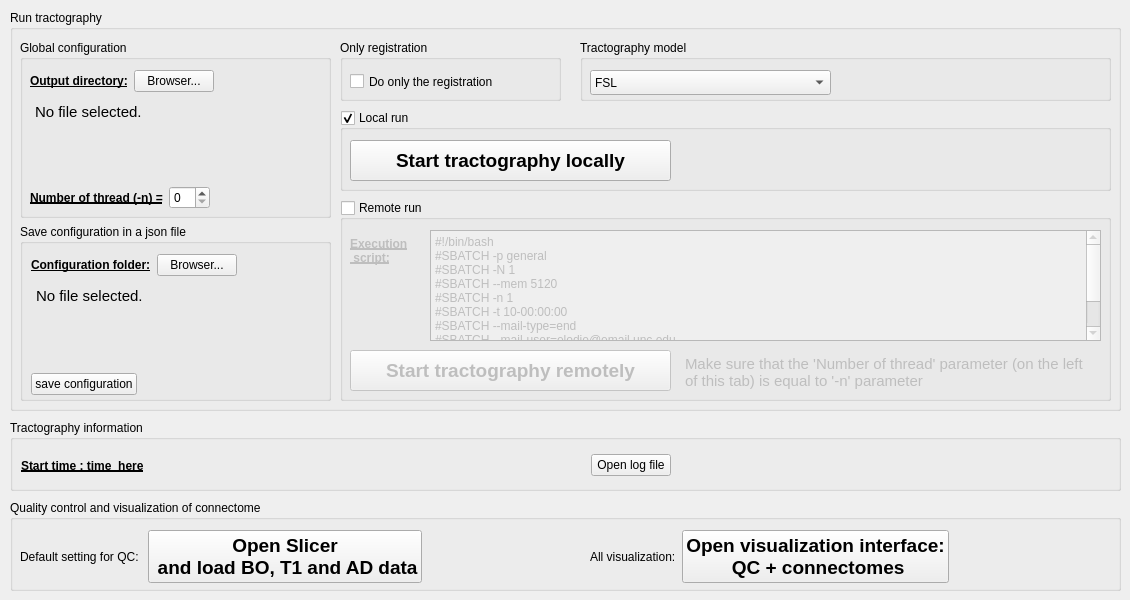
  <widget class="QWidget" name="submit_results_tab">
   <attribute name="title">
    <string>Submit job and results</string>
   </attribute>
   <widget class="QGroupBox" name="groupBox_10">
    <property name="geometry">
     <rect>
      <x>10</x>
      <y>420</y>
      <width>1111</width>
      <height>71</height>
     </rect>
    </property>
    <property name="title">
     <string>Tractography information</string>
    </property>
    <widget class="QWidget" name="layoutWidget">
     <property name="geometry">
      <rect>
       <x>11</x>
       <y>30</y>
       <width>1091</width>
       <height>31</height>
      </rect>
     </property>
     <layout class="QHBoxLayout" name="horizontalLayout_3">
      <item>
       <widget class="QLabel" name="start_time_label">
        <property name="font">
         <font>
          <weight>75</weight>
          <bold>true</bold>
          <underline>true</underline>
         </font>
        </property>
        <property name="text">
         <string>Start time : time_here</string>
        </property>
       </widget>
      </item>
      <item>
       <spacer name="horizontalSpacer_23">
        <property name="orientation">
         <enum>Qt::Horizontal</enum>
        </property>
        <property name="sizeHint" stdset="0">
         <size>
          <width>40</width>
          <height>20</height>
         </size>
        </property>
       </spacer>
      </item>
      <item>
       <widget class="QPushButton" name="open_log_file_pushButton">
        <property name="text">
         <string>Open log file</string>
        </property>
       </widget>
      </item>
      <item>
       <spacer name="horizontalSpacer_43">
        <property name="orientation">
         <enum>Qt::Horizontal</enum>
        </property>
        <property name="sizeHint" stdset="0">
         <size>
          <width>40</width>
          <height>20</height>
         </size>
        </property>
       </spacer>
      </item>
     </layout>
    </widget>
   </widget>
   <widget class="QGroupBox" name="groupBox_4">
    <property name="geometry">
     <rect>
      <x>10</x>
      <y>500</y>
      <width>1111</width>
      <height>91</height>
     </rect>
    </property>
    <property name="title">
     <string>Quality control and visualization of connectome</string>
    </property>
    <widget class="QWidget" name="layoutWidget">
     <property name="geometry">
      <rect>
       <x>10</x>
       <y>30</y>
       <width>1091</width>
       <height>54</height>
      </rect>
     </property>
     <layout class="QHBoxLayout" name="horizontalLayout_25">
      <item>
       <widget class="QLabel" name="label">
        <property name="text">
         <string>Default setting for QC: </string>
        </property>
       </widget>
      </item>
      <item>
       <widget class="QPushButton" name="open_slicer_first_interface_pushButton">
        <property name="font">
         <font>
          <pointsize>14</pointsize>
          <weight>75</weight>
          <bold>true</bold>
          <underline>false</underline>
         </font>
        </property>
        <property name="text">
         <string>Open Slicer
 and load BO, T1 and AD data</string>
        </property>
       </widget>
      </item>
      <item>
       <spacer name="horizontalSpacer_25">
        <property name="orientation">
         <enum>Qt::Horizontal</enum>
        </property>
        <property name="sizeHint" stdset="0">
         <size>
          <width>40</width>
          <height>20</height>
         </size>
        </property>
       </spacer>
      </item>
      <item>
       <widget class="QLabel" name="label_3">
        <property name="text">
         <string>All visualization:</string>
        </property>
       </widget>
      </item>
      <item>
       <widget class="QPushButton" name="open_visualisation_pushButton">
        <property name="font">
         <font>
          <pointsize>14</pointsize>
          <weight>75</weight>
          <bold>true</bold>
          <underline>false</underline>
         </font>
        </property>
        <property name="text">
         <string>Open visualization interface: 
 QC + connectomes</string>
        </property>
       </widget>
      </item>
      <item>
       <spacer name="horizontalSpacer_26">
        <property name="orientation">
         <enum>Qt::Horizontal</enum>
        </property>
        <property name="sizeHint" stdset="0">
         <size>
          <width>40</width>
          <height>20</height>
         </size>
        </property>
       </spacer>
      </item>
     </layout>
    </widget>
   </widget>
   <widget class="QGroupBox" name="groupBox">
    <property name="geometry">
     <rect>
      <x>10</x>
      <y>10</y>
      <width>1111</width>
      <height>401</height>
     </rect>
    </property>
    <property name="title">
     <string>Run tractography</string>
    </property>
    <widget class="QGroupBox" name="remote_run_groupBox">
     <property name="geometry">
      <rect>
       <x>330</x>
       <y>190</y>
       <width>771</width>
       <height>201</height>
      </rect>
     </property>
     <property name="title">
      <string>Remote run </string>
     </property>
     <property name="checkable">
      <bool>true</bool>
     </property>
     <property name="checked">
      <bool>false</bool>
     </property>
     <widget class="QPushButton" name="start_tractography_remotely_pushButton">
      <property name="geometry">
       <rect>
        <x>10</x>
        <y>150</y>
        <width>321</width>
        <height>41</height>
       </rect>
      </property>
      <property name="font">
       <font>
        <pointsize>14</pointsize>
        <weight>75</weight>
        <bold>true</bold>
        <underline>false</underline>
       </font>
      </property>
      <property name="text">
       <string>Start tractography remotely</string>
      </property>
     </widget>
     <widget class="QLabel" name="value_ignore_label_label_3">
      <property name="geometry">
       <rect>
        <x>10</x>
        <y>30</y>
        <width>81</width>
        <height>41</height>
       </rect>
      </property>
      <property name="font">
       <font>
        <weight>75</weight>
        <bold>true</bold>
        <underline>true</underline>
       </font>
      </property>
      <property name="text">
       <string>Execution
 script:</string>
      </property>
     </widget>
     <widget class="QPlainTextEdit" name="commande_line_cluster_plainTextEdit">
      <property name="geometry">
       <rect>
        <x>90</x>
        <y>30</y>
        <width>671</width>
        <height>111</height>
       </rect>
      </property>
      <property name="plainText">
       <string>#!/bin/bash
#SBATCH -p general
#SBATCH -N 1
#SBATCH --mem 5120
#SBATCH -n 1
#SBATCH -t 10-00:00:00
#SBATCH --mail-type=end
#SBATCH --mail-user=elodie@email.unc.edu
module add python
python3 CONTINUITY_completed_script.py &quot;./CONTINUITY_ARGS/args_main_CONTINUITY.json&quot;</string>
      </property>
     </widget>
     <widget class="QTextEdit" name="json_config_file_textEdit_2">
      <property name="geometry">
       <rect>
        <x>340</x>
        <y>150</y>
        <width>421</width>
        <height>61</height>
       </rect>
      </property>
      <property name="styleSheet">
       <string notr="true">QTextEdit {
	background-color : transparent
}</string>
      </property>
      <property name="readOnly">
       <bool>true</bool>
      </property>
      <property name="html">
       <string>&lt;!DOCTYPE HTML PUBLIC &quot;-//W3C//DTD HTML 4.0//EN&quot; &quot;http://www.w3.org/TR/REC-html40/strict.dtd&quot;&gt;
&lt;html&gt;&lt;head&gt;&lt;meta name=&quot;qrichtext&quot; content=&quot;1&quot; /&gt;&lt;style type=&quot;text/css&quot;&gt;
p, li { white-space: pre-wrap; }
&lt;/style&gt;&lt;/head&gt;&lt;body style=&quot; font-family:'Ubuntu'; font-size:11pt; font-weight:400; font-style:normal;&quot;&gt;
&lt;p style=&quot; margin-top:0px; margin-bottom:0px; margin-left:0px; margin-right:0px; -qt-block-indent:0; text-indent:0px;&quot;&gt;Make sure that the 'Number of thread' parameter (on the left of this tab) is equal to '-n' parameter&lt;/p&gt;&lt;/body&gt;&lt;/html&gt;</string>
      </property>
     </widget>
     <zorder>json_config_file_textEdit_2</zorder>
     <zorder>start_tractography_remotely_pushButton</zorder>
     <zorder>value_ignore_label_label_3</zorder>
     <zorder>commande_line_cluster_plainTextEdit</zorder>
    </widget>
    <widget class="QGroupBox" name="local_run_groupBox">
     <property name="geometry">
      <rect>
       <x>330</x>
       <y>100</y>
       <width>771</width>
       <height>81</height>
      </rect>
     </property>
     <property name="title">
      <string>Local run</string>
     </property>
     <property name="checkable">
      <bool>true</bool>
     </property>
     <widget class="QPushButton" name="start_tractography_pushButton">
      <property name="geometry">
       <rect>
        <x>10</x>
        <y>30</y>
        <width>321</width>
        <height>41</height>
       </rect>
      </property>
      <property name="font">
       <font>
        <pointsize>14</pointsize>
        <weight>75</weight>
        <bold>true</bold>
        <underline>false</underline>
       </font>
      </property>
      <property name="text">
       <string>Start tractography locally</string>
      </property>
     </widget>
    </widget>
    <widget class="QWidget" name="layoutWidget">
     <property name="geometry">
      <rect>
       <x>10</x>
       <y>30</y>
       <width>311</width>
       <height>361</height>
      </rect>
     </property>
     <layout class="QVBoxLayout" name="verticalLayout_6">
      <item>
       <widget class="QGroupBox" name="groupBox_19">
        <property name="title">
         <string>Global configuration</string>
        </property>
        <widget class="QWidget" name="layoutWidget">
         <property name="geometry">
          <rect>
           <x>10</x>
           <y>30</y>
           <width>291</width>
           <height>139</height>
          </rect>
         </property>
         <layout class="QVBoxLayout" name="verticalLayout_2">
          <item>
           <layout class="QHBoxLayout" name="horizontalLayout_6">
            <item>
             <widget class="QLabel" name="label_39">
              <property name="font">
               <font>
                <weight>75</weight>
                <bold>true</bold>
                <underline>true</underline>
               </font>
              </property>
              <property name="text">
               <string>Output directory:</string>
              </property>
             </widget>
            </item>
            <item>
             <widget class="QPushButton" name="OUT_PATH_pushButton">
              <property name="text">
               <string>Browser...</string>
              </property>
             </widget>
            </item>
            <item>
             <spacer name="horizontalSpacer_44">
              <property name="orientation">
               <enum>Qt::Horizontal</enum>
              </property>
              <property name="sizeHint" stdset="0">
               <size>
                <width>40</width>
                <height>20</height>
               </size>
              </property>
             </spacer>
            </item>
           </layout>
          </item>
          <item>
           <widget class="QTextEdit" name="OUT_PATH_textEdit">
            <property name="styleSheet">
             <string notr="true">QTextEdit {
	background-color : transparent
}</string>
            </property>
            <property name="readOnly">
             <bool>true</bool>
            </property>
            <property name="html">
             <string>&lt;!DOCTYPE HTML PUBLIC &quot;-//W3C//DTD HTML 4.0//EN&quot; &quot;http://www.w3.org/TR/REC-html40/strict.dtd&quot;&gt;
&lt;html&gt;&lt;head&gt;&lt;meta name=&quot;qrichtext&quot; content=&quot;1&quot; /&gt;&lt;style type=&quot;text/css&quot;&gt;
p, li { white-space: pre-wrap; }
&lt;/style&gt;&lt;/head&gt;&lt;body style=&quot; font-family:'Ubuntu'; font-size:11pt; font-weight:400; font-style:normal;&quot;&gt;
&lt;p style=&quot; margin-top:0px; margin-bottom:0px; margin-left:0px; margin-right:0px; -qt-block-indent:0; text-indent:0px;&quot;&gt;No file selected.&lt;/p&gt;&lt;/body&gt;&lt;/html&gt;</string>
            </property>
           </widget>
          </item>
          <item>
           <layout class="QHBoxLayout" name="horizontalLayout_19">
            <item>
             <widget class="QLabel" name="label_51">
              <property name="font">
               <font>
                <weight>75</weight>
                <bold>true</bold>
                <underline>true</underline>
               </font>
              </property>
              <property name="text">
               <string>Number of thread (-n) =</string>
              </property>
             </widget>
            </item>
            <item>
             <widget class="QSpinBox" name="nb_threads_spinBox"/>
            </item>
            <item>
             <spacer name="horizontalSpacer_45">
              <property name="orientation">
               <enum>Qt::Horizontal</enum>
              </property>
              <property name="sizeHint" stdset="0">
               <size>
                <width>40</width>
                <height>20</height>
               </size>
              </property>
             </spacer>
            </item>
           </layout>
          </item>
         </layout>
        </widget>
       </widget>
      </item>
      <item>
       <widget class="QGroupBox" name="groupBox_18">
        <property name="title">
         <string>Save configuration in a json file</string>
        </property>
        <widget class="QWidget" name="layoutWidget">
         <property name="geometry">
          <rect>
           <x>11</x>
           <y>30</y>
           <width>291</width>
           <height>141</height>
          </rect>
         </property>
         <layout class="QGridLayout" name="gridLayout_10">
          <item row="3" column="0">
           <widget class="QPushButton" name="save_config_file_pushButton">
            <property name="text">
             <string>save configuration</string>
            </property>
           </widget>
          </item>
          <item row="2" column="0" colspan="2">
           <widget class="QTextEdit" name="json_config_file_textEdit">
            <property name="styleSheet">
             <string notr="true">QTextEdit {
	background-color : transparent
}</string>
            </property>
            <property name="readOnly">
             <bool>true</bool>
            </property>
            <property name="html">
             <string>&lt;!DOCTYPE HTML PUBLIC &quot;-//W3C//DTD HTML 4.0//EN&quot; &quot;http://www.w3.org/TR/REC-html40/strict.dtd&quot;&gt;
&lt;html&gt;&lt;head&gt;&lt;meta name=&quot;qrichtext&quot; content=&quot;1&quot; /&gt;&lt;style type=&quot;text/css&quot;&gt;
p, li { white-space: pre-wrap; }
&lt;/style&gt;&lt;/head&gt;&lt;body style=&quot; font-family:'Ubuntu'; font-size:11pt; font-weight:400; font-style:normal;&quot;&gt;
&lt;p style=&quot; margin-top:0px; margin-bottom:0px; margin-left:0px; margin-right:0px; -qt-block-indent:0; text-indent:0px;&quot;&gt;No file selected.&lt;/p&gt;&lt;/body&gt;&lt;/html&gt;</string>
            </property>
           </widget>
          </item>
          <item row="1" column="0" colspan="2">
           <layout class="QHBoxLayout" name="horizontalLayout_37">
            <item>
             <widget class="QLabel" name="label_61">
              <property name="font">
               <font>
                <weight>75</weight>
                <bold>true</bold>
                <underline>true</underline>
               </font>
              </property>
              <property name="text">
               <string>Configuration folder:</string>
              </property>
             </widget>
            </item>
            <item>
             <widget class="QPushButton" name="json_config_file_pushButton">
              <property name="text">
               <string>Browser...</string>
              </property>
             </widget>
            </item>
            <item>
             <spacer name="horizontalSpacer_48">
              <property name="orientation">
               <enum>Qt::Horizontal</enum>
              </property>
              <property name="sizeHint" stdset="0">
               <size>
                <width>40</width>
                <height>20</height>
               </size>
              </property>
             </spacer>
            </item>
           </layout>
          </item>
          <item row="3" column="1">
           <spacer name="horizontalSpacer_49">
            <property name="orientation">
             <enum>Qt::Horizontal</enum>
            </property>
            <property name="sizeHint" stdset="0">
             <size>
              <width>40</width>
              <height>20</height>
             </size>
            </property>
           </spacer>
          </item>
         </layout>
        </widget>
       </widget>
      </item>
     </layout>
    </widget>
    <widget class="QGroupBox" name="groupBox_3">
     <property name="geometry">
      <rect>
       <x>570</x>
       <y>30</y>
       <width>531</width>
       <height>61</height>
      </rect>
     </property>
     <property name="title">
      <string>Tractography model </string>
     </property>
     <widget class="QComboBox" name="tractography_model_comboBox">
      <property name="geometry">
       <rect>
        <x>10</x>
        <y>30</y>
        <width>241</width>
        <height>25</height>
       </rect>
      </property>
      <item>
       <property name="text">
        <string>FSL</string>
       </property>
      </item>
      <item>
       <property name="text">
        <string>MRtrix (iFOD1)</string>
       </property>
      </item>
      <item>
       <property name="text">
        <string>MRtrix (default: IFOD2) </string>
       </property>
      </item>
      <item>
       <property name="text">
        <string>MRtrix (Tensor-Prob)</string>
       </property>
      </item>
      <item>
       <property name="text">
        <string>DIPY</string>
       </property>
      </item>
     </widget>
    </widget>
    <widget class="QGroupBox" name="groupBox_16">
     <property name="geometry">
      <rect>
       <x>330</x>
       <y>30</y>
       <width>221</width>
       <height>61</height>
      </rect>
     </property>
     <property name="title">
      <string>Only registration</string>
     </property>
     <widget class="QCheckBox" name="only_registration_checkBox">
      <property name="geometry">
       <rect>
        <x>10</x>
        <y>30</y>
        <width>221</width>
        <height>23</height>
       </rect>
      </property>
      <property name="text">
       <string>Do only the registration</string>
      </property>
     </widget>
    </widget>
   </widget>
  </widget>
